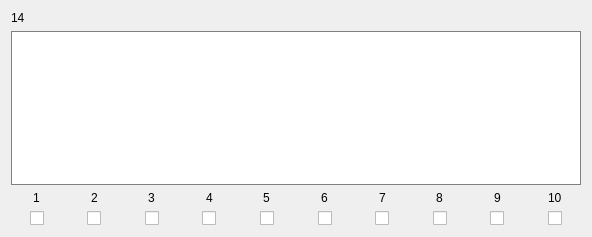
            <widget class="QWidget" name="scrollAreaWidgetContents_163">
             <property name="geometry">
              <rect>
               <x>0</x>
               <y>0</y>
               <width>592</width>
               <height>237</height>
              </rect>
             </property>
             <layout class="QVBoxLayout" name="verticalLayout_108">
              <item>
               <widget class="QLabel" name="Name_14">
                <property name="text">
                 <string>14</string>
                </property>
               </widget>
              </item>
              <item>
               <widget class="QTextEdit" name="Text_14">
                <property name="styleSheet">
                 <string notr="true">border: 1px solid gray</string>
                </property>
               </widget>
              </item>
              <item>
               <layout class="QHBoxLayout" name="horizontalLayout_17">
                <property name="bottomMargin">
                 <number>0</number>
                </property>
                <item>
                 <layout class="QVBoxLayout" name="verticalLayout_153">
                  <property name="rightMargin">
                   <number>0</number>
                  </property>
                  <property name="bottomMargin">
                   <number>0</number>
                  </property>
                  <item alignment="Qt::AlignHCenter">
                   <widget class="QLabel" name="label_132">
                    <property name="text">
                     <string>1</string>
                    </property>
                   </widget>
                  </item>
                  <item alignment="Qt::AlignHCenter">
                   <widget class="QCheckBox" name="Check_14_1">
                    <property name="text">
                     <string/>
                    </property>
                   </widget>
                  </item>
                 </layout>
                </item>
                <item>
                 <layout class="QVBoxLayout" name="verticalLayout_154">
                  <property name="rightMargin">
                   <number>0</number>
                  </property>
                  <property name="bottomMargin">
                   <number>0</number>
                  </property>
                  <item alignment="Qt::AlignHCenter">
                   <widget class="QLabel" name="label_133">
                    <property name="text">
                     <string>2</string>
                    </property>
                   </widget>
                  </item>
                  <item alignment="Qt::AlignHCenter">
                   <widget class="QCheckBox" name="Check_14_2">
                    <property name="text">
                     <string/>
                    </property>
                   </widget>
                  </item>
                 </layout>
                </item>
                <item>
                 <layout class="QVBoxLayout" name="verticalLayout_155">
                  <property name="rightMargin">
                   <number>0</number>
                  </property>
                  <property name="bottomMargin">
                   <number>0</number>
                  </property>
                  <item alignment="Qt::AlignHCenter">
                   <widget class="QLabel" name="label_134">
                    <property name="text">
                     <string>3</string>
                    </property>
                   </widget>
                  </item>
                  <item alignment="Qt::AlignHCenter">
                   <widget class="QCheckBox" name="Check_14_3">
                    <property name="text">
                     <string/>
                    </property>
                   </widget>
                  </item>
                 </layout>
                </item>
                <item>
                 <layout class="QVBoxLayout" name="verticalLayout_156">
                  <property name="rightMargin">
                   <number>0</number>
                  </property>
                  <property name="bottomMargin">
                   <number>0</number>
                  </property>
                  <item alignment="Qt::AlignHCenter">
                   <widget class="QLabel" name="label_135">
                    <property name="text">
                     <string>4</string>
                    </property>
                   </widget>
                  </item>
                  <item alignment="Qt::AlignHCenter">
                   <widget class="QCheckBox" name="Check_14_4">
                    <property name="text">
                     <string/>
                    </property>
                   </widget>
                  </item>
                 </layout>
                </item>
                <item>
                 <layout class="QVBoxLayout" name="verticalLayout_157">
                  <property name="rightMargin">
                   <number>0</number>
                  </property>
                  <property name="bottomMargin">
                   <number>0</number>
                  </property>
                  <item alignment="Qt::AlignHCenter">
                   <widget class="QLabel" name="label_136">
                    <property name="text">
                     <string>5</string>
                    </property>
                   </widget>
                  </item>
                  <item alignment="Qt::AlignHCenter">
                   <widget class="QCheckBox" name="Check_14_5">
                    <property name="text">
                     <string/>
                    </property>
                   </widget>
                  </item>
                 </layout>
                </item>
                <item>
                 <layout class="QVBoxLayout" name="verticalLayout_158">
                  <property name="rightMargin">
                   <number>0</number>
                  </property>
                  <property name="bottomMargin">
                   <number>0</number>
                  </property>
                  <item alignment="Qt::AlignHCenter">
                   <widget class="QLabel" name="label_137">
                    <property name="text">
                     <string>6</string>
                    </property>
                   </widget>
                  </item>
                  <item alignment="Qt::AlignHCenter">
                   <widget class="QCheckBox" name="Check_14_6">
                    <property name="text">
                     <string/>
                    </property>
                   </widget>
                  </item>
                 </layout>
                </item>
                <item>
                 <layout class="QVBoxLayout" name="verticalLayout_159">
                  <property name="rightMargin">
                   <number>0</number>
                  </property>
                  <property name="bottomMargin">
                   <number>0</number>
                  </property>
                  <item alignment="Qt::AlignHCenter">
                   <widget class="QLabel" name="label_138">
                    <property name="text">
                     <string>7</string>
                    </property>
                   </widget>
                  </item>
                  <item alignment="Qt::AlignHCenter">
                   <widget class="QCheckBox" name="Check_14_7">
                    <property name="text">
                     <string/>
                    </property>
                   </widget>
                  </item>
                 </layout>
                </item>
                <item>
                 <layout class="QVBoxLayout" name="verticalLayout_160">
                  <property name="rightMargin">
                   <number>0</number>
                  </property>
                  <property name="bottomMargin">
                   <number>0</number>
                  </property>
                  <item alignment="Qt::AlignHCenter">
                   <widget class="QLabel" name="label_139">
                    <property name="text">
                     <string>8</string>
                    </property>
                   </widget>
                  </item>
                  <item alignment="Qt::AlignHCenter">
                   <widget class="QCheckBox" name="Check_14_8">
                    <property name="text">
                     <string/>
                    </property>
                   </widget>
                  </item>
                 </layout>
                </item>
                <item>
                 <layout class="QVBoxLayout" name="verticalLayout_161">
                  <property name="rightMargin">
                   <number>0</number>
                  </property>
                  <property name="bottomMargin">
                   <number>0</number>
                  </property>
                  <item alignment="Qt::AlignHCenter">
                   <widget class="QLabel" name="label_140">
                    <property name="text">
                     <string>9</string>
                    </property>
                   </widget>
                  </item>
                  <item alignment="Qt::AlignHCenter">
                   <widget class="QCheckBox" name="Check_14_9">
                    <property name="text">
                     <string/>
                    </property>
                   </widget>
                  </item>
                 </layout>
                </item>
                <item>
                 <layout class="QVBoxLayout" name="verticalLayout_162">
                  <property name="rightMargin">
                   <number>0</number>
                  </property>
                  <property name="bottomMargin">
                   <number>0</number>
                  </property>
                  <item alignment="Qt::AlignHCenter">
                   <widget class="QLabel" name="label_141">
                    <property name="text">
                     <string>10</string>
                    </property>
                   </widget>
                  </item>
                  <item alignment="Qt::AlignHCenter">
                   <widget class="QCheckBox" name="Check_14_10">
                    <property name="text">
                     <string/>
                    </property>
                   </widget>
                  </item>
                 </layout>
                </item>
               </layout>
              </item>
             </layout>
            </widget>
